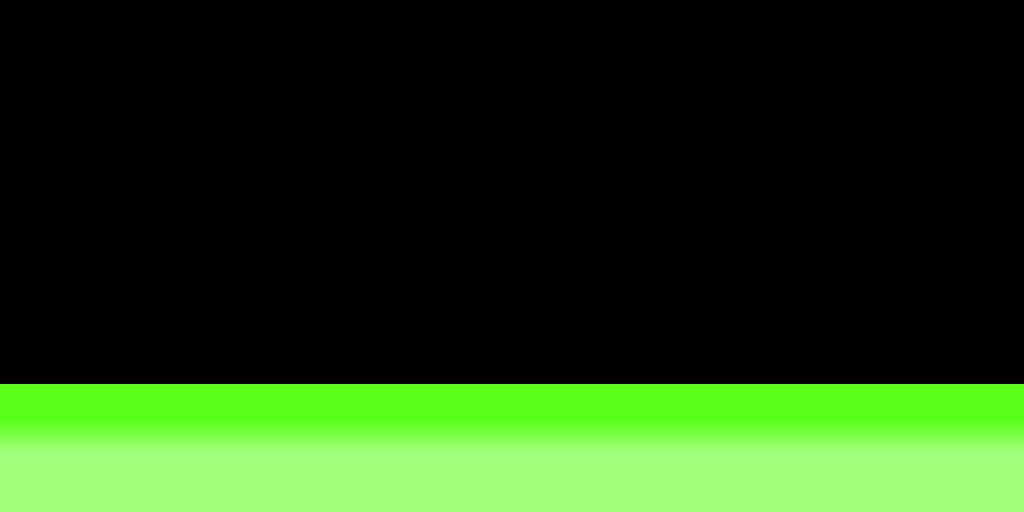

Rendered tile map (Tiled .tmx) drawn with the repository's tilesets; below, a short description and the map source with its tile grids summarised:
An orthogonal 8x4 tile map with 128x128 px tiles, 1 tile layer (Tile Layer 1).

<map version="1.0" orientation="orthogonal" width="8" height="4" tilewidth="128" tileheight="128">
 <tileset firstgid="1" name="tiles-1" tilewidth="128" tileheight="128">
  <image source="tiles-1.png" width="272" height="128" />
 </tileset>
 <layer name="Tile Layer 1" width="8" height="4">
  <data>[32 cells, 8 non-empty, 1 distinct tile ids]</data>
 </layer>
</map>
